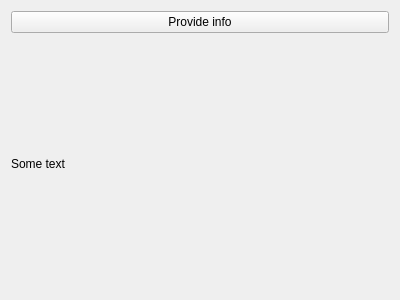
<?xml version="1.0" encoding="UTF-8"?>
<ui version="4.0">
 <class>DialogWidget</class>
 <widget class="QWidget" name="DialogWidget">
  <property name="geometry">
   <rect>
    <x>0</x>
    <y>0</y>
    <width>400</width>
    <height>300</height>
   </rect>
  </property>
  <property name="windowTitle">
   <string>Form</string>
  </property>
  <layout class="QVBoxLayout" name="verticalLayout">
   <item>
    <widget class="QPushButton" name="provide_info_button">
     <property name="text">
      <string>Provide info</string>
     </property>
    </widget>
   </item>
   <item>
    <widget class="QLabel" name="info_label">
     <property name="text">
      <string>Some text</string>
     </property>
    </widget>
   </item>
  </layout>
 </widget>
 <resources/>
 <connections/>
</ui>
